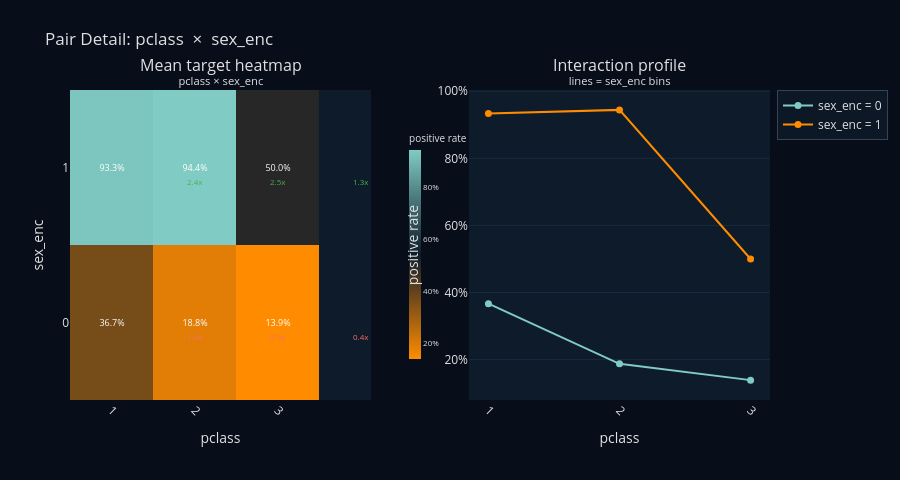
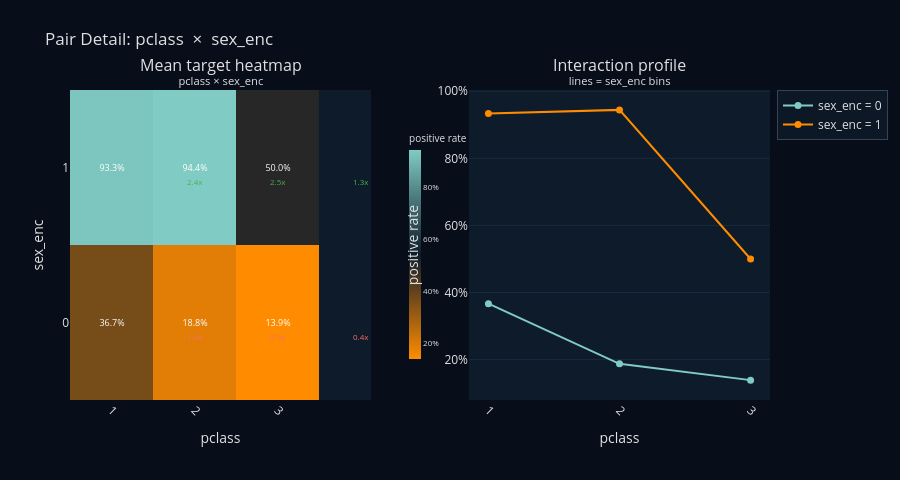

Notebook source saved alongside these figures, in order:
### Code cell
# Specific pair
report.plot_pair_detail(feature_a="pclass", feature_b="sex_enc"  ,)

### Figure 1 — Plotly figure (JSON) as saved in the notebook; plotly's stock layout.template omitted (floating-point values rounded to 4 significant figures)
{"data": [{"colorbar": {"len": 0.8, "outlinewidth": 0, "thickness": 12, "tickfont": {"size": 8}, "tickformat": ".0%", "title": {"font": {"size": 10}, "text": "positive rate"}, "x": 0.47}, "colorscale": [[0, "#FF8C00"], [0.5, "#0D1B2A"], [1, "#80CBC4"]], "customdata": [[30, 16, 72], [15, 18, 28]], "hovertemplate": "pclass: %{x}<br>sex_enc: %{y}<br>positive rate: %{z:.1%}<br>n: %{customdata}<extra></extra>", "showscale": true, "text": [["36.7%", "18.8%", "13.9%"], ["93.3%", "94.4%", "50.0%"]], "textfont": {"color": "white", "size": 9}, "texttemplate": "%{text}", "type": "heatmap", "x": ["1", "2", "3"], "xaxis": "x", "y": ["0", "1"], "yaxis": "y", "z": [[0.3667, 0.1875, 0.1389], [0.9333, 0.9444, 0.5]]}, {"hovertemplate": "<b>sex_enc = 0</b><br>pclass: %{x}<br>positive rate: %{y:.1%}<extra></extra>", "line": {"color": "#80CBC4", "width": 2}, "marker": {"color": "#80CBC4", "size": 7}, "mode": "lines+markers", "name": "sex_enc = 0", "type": "scatter", "x": ["1", "2", "3"], "xaxis": "x2", "y": [0.3667, 0.1875, 0.1389], "yaxis": "y2"}, {"hovertemplate": "<b>sex_enc = 1</b><br>pclass: %{x}<br>positive rate: %{y:.1%}<extra></extra>", "line": {"color": "#FF8C00", "width": 2}, "marker": {"color": "#FF8C00", "size": 7}, "mode": "lines+markers", "name": "sex_enc = 1", "type": "scatter", "x": ["1", "2", "3"], "xaxis": "x2", "y": [0.9333, 0.9444, 0.5], "yaxis": "y2"}], "layout": {"annotations": [{"font": {"size": 16}, "showarrow": false, "text": "Mean target heatmap<br><sup>pclass × sex_enc</sup>", "x": 0.215, "xanchor": "center", "xref": "paper", "y": 1, "yanchor": "bottom", "yref": "paper"}, {"font": {"size": 16}, "showarrow": false, "text": "Interaction profile<br><sup>lines = sex_enc bins</sup>", "x": 0.785, "xanchor": "center", "xref": "paper", "y": 1, "yanchor": "bottom", "yref": "paper"}, {"font": {"color": "#FF6B6B", "size": 8}, "showarrow": false, "text": "1.0x", "x": "1", "xref": "x", "y": "0", "yref": "y", "yshift": -14}, {"font": {"color": "#4CAF50", "size": 8}, "showarrow": false, "text": "2.4x", "x": "1", "xref": "x", "y": "1", "yref": "y", "yshift": -14}, {"font": {"color": "#FF6B6B", "size": 8}, "showarrow": false, "text": "0.5x", "x": "2", "xref": "x", "y": "0", "yref": "y", "yshift": -14}, {"font": {"color": "#4CAF50", "size": 8}, "showarrow": false, "text": "2.5x", "x": "2", "xref": "x", "y": "1", "yref": "y", "yshift": -14}, {"font": {"color": "#FF6B6B", "size": 8}, "showarrow": false, "text": "0.4x", "x": "3", "xref": "x", "y": "0", "yref": "y", "yshift": -14}, {"font": {"color": "#4CAF50", "size": 8}, "showarrow": false, "text": "1.3x", "x": "3", "xref": "x", "y": "1", "yref": "y", "yshift": -14}], "font": {"color": "#E0E0E0"}, "height": 480, "legend": {"bgcolor": "rgba(13,27,42,0.8)", "bordercolor": "#334455", "borderwidth": 1, "x": 1.01}, "margin": {"b": 80, "l": 70, "r": 80, "t": 90}, "paper_bgcolor": "#080D1A", "plot_bgcolor": "#0D1B2A", "title": {"text": "Pair Detail: pclass  ×  sex_enc"}, "xaxis": {"anchor": "y", "domain": [0, 0.43], "showgrid": false, "tickangle": 45, "title": {"text": "pclass"}}, "xaxis2": {"anchor": "y2", "domain": [0.57, 1], "showgrid": false, "tickangle": 45, "title": {"text": "pclass"}}, "yaxis": {"anchor": "x", "domain": [0, 1], "showgrid": false, "title": {"text": "sex_enc"}}, "yaxis2": {"anchor": "x2", "domain": [0, 1], "gridcolor": "#1A2A3A", "showgrid": true, "tickformat": ".0%", "title": {"text": "positive rate"}}}}

### Figure 2 — Plotly figure (JSON) as saved in the notebook; plotly's stock layout.template omitted (floating-point values rounded to 4 significant figures)
{"data": [{"colorbar": {"len": 0.8, "outlinewidth": 0, "thickness": 12, "tickfont": {"size": 8}, "tickformat": ".0%", "title": {"font": {"size": 10}, "text": "positive rate"}, "x": 0.47}, "colorscale": [[0, "#FF8C00"], [0.5, "#0D1B2A"], [1, "#80CBC4"]], "customdata": [[30, 16, 72], [15, 18, 28]], "hovertemplate": "pclass: %{x}<br>sex_enc: %{y}<br>positive rate: %{z:.1%}<br>n: %{customdata}<extra></extra>", "showscale": true, "text": [["36.7%", "18.8%", "13.9%"], ["93.3%", "94.4%", "50.0%"]], "textfont": {"color": "white", "size": 9}, "texttemplate": "%{text}", "type": "heatmap", "x": ["1", "2", "3"], "xaxis": "x", "y": ["0", "1"], "yaxis": "y", "z": [[0.3667, 0.1875, 0.1389], [0.9333, 0.9444, 0.5]]}, {"hovertemplate": "<b>sex_enc = 0</b><br>pclass: %{x}<br>positive rate: %{y:.1%}<extra></extra>", "line": {"color": "#80CBC4", "width": 2}, "marker": {"color": "#80CBC4", "size": 7}, "mode": "lines+markers", "name": "sex_enc = 0", "type": "scatter", "x": ["1", "2", "3"], "xaxis": "x2", "y": [0.3667, 0.1875, 0.1389], "yaxis": "y2"}, {"hovertemplate": "<b>sex_enc = 1</b><br>pclass: %{x}<br>positive rate: %{y:.1%}<extra></extra>", "line": {"color": "#FF8C00", "width": 2}, "marker": {"color": "#FF8C00", "size": 7}, "mode": "lines+markers", "name": "sex_enc = 1", "type": "scatter", "x": ["1", "2", "3"], "xaxis": "x2", "y": [0.9333, 0.9444, 0.5], "yaxis": "y2"}], "layout": {"annotations": [{"font": {"size": 16}, "showarrow": false, "text": "Mean target heatmap<br><sup>pclass × sex_enc</sup>", "x": 0.215, "xanchor": "center", "xref": "paper", "y": 1, "yanchor": "bottom", "yref": "paper"}, {"font": {"size": 16}, "showarrow": false, "text": "Interaction profile<br><sup>lines = sex_enc bins</sup>", "x": 0.785, "xanchor": "center", "xref": "paper", "y": 1, "yanchor": "bottom", "yref": "paper"}, {"font": {"color": "#FF6B6B", "size": 8}, "showarrow": false, "text": "1.0x", "x": "1", "xref": "x", "y": "0", "yref": "y", "yshift": -14}, {"font": {"color": "#4CAF50", "size": 8}, "showarrow": false, "text": "2.4x", "x": "1", "xref": "x", "y": "1", "yref": "y", "yshift": -14}, {"font": {"color": "#FF6B6B", "size": 8}, "showarrow": false, "text": "0.5x", "x": "2", "xref": "x", "y": "0", "yref": "y", "yshift": -14}, {"font": {"color": "#4CAF50", "size": 8}, "showarrow": false, "text": "2.5x", "x": "2", "xref": "x", "y": "1", "yref": "y", "yshift": -14}, {"font": {"color": "#FF6B6B", "size": 8}, "showarrow": false, "text": "0.4x", "x": "3", "xref": "x", "y": "0", "yref": "y", "yshift": -14}, {"font": {"color": "#4CAF50", "size": 8}, "showarrow": false, "text": "1.3x", "x": "3", "xref": "x", "y": "1", "yref": "y", "yshift": -14}], "font": {"color": "#E0E0E0"}, "height": 480, "legend": {"bgcolor": "rgba(13,27,42,0.8)", "bordercolor": "#334455", "borderwidth": 1, "x": 1.01}, "margin": {"b": 80, "l": 70, "r": 80, "t": 90}, "paper_bgcolor": "#080D1A", "plot_bgcolor": "#0D1B2A", "title": {"text": "Pair Detail: pclass  ×  sex_enc"}, "xaxis": {"anchor": "y", "domain": [0, 0.43], "showgrid": false, "tickangle": 45, "title": {"text": "pclass"}}, "xaxis2": {"anchor": "y2", "domain": [0.57, 1], "showgrid": false, "tickangle": 45, "title": {"text": "pclass"}}, "yaxis": {"anchor": "x", "domain": [0, 1], "showgrid": false, "title": {"text": "sex_enc"}}, "yaxis2": {"anchor": "x2", "domain": [0, 1], "gridcolor": "#1A2A3A", "showgrid": true, "tickformat": ".0%", "title": {"text": "positive rate"}}}}
